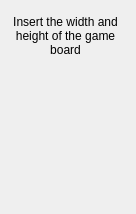
<?xml version="1.0" encoding="UTF-8"?>
<ui version="4.0">
 <class>BoardSetup</class>
 <widget class="QWidget" name="BoardSetup">
  <property name="geometry">
   <rect>
    <x>0</x>
    <y>0</y>
    <width>136</width>
    <height>214</height>
   </rect>
  </property>
  <property name="windowTitle">
   <string>Form</string>
  </property>
  <widget class="QLabel" name="label">
   <property name="geometry">
    <rect>
     <x>10</x>
     <y>10</y>
     <width>111</width>
     <height>51</height>
    </rect>
   </property>
   <property name="text">
    <string>Insert the width and height of the game board</string>
   </property>
   <property name="alignment">
    <set>Qt::AlignmentFlag::AlignCenter</set>
   </property>
   <property name="wordWrap">
    <bool>true</bool>
   </property>
  </widget>
  <widget class="QLineEdit" name="lineEdit">
   <property name="geometry">
    <rect>
     <x>152</x>
     <y>370</y>
     <width>491</width>
     <height>22</height>
    </rect>
   </property>
  </widget>
 </widget>
 <resources/>
 <connections/>
</ui>
